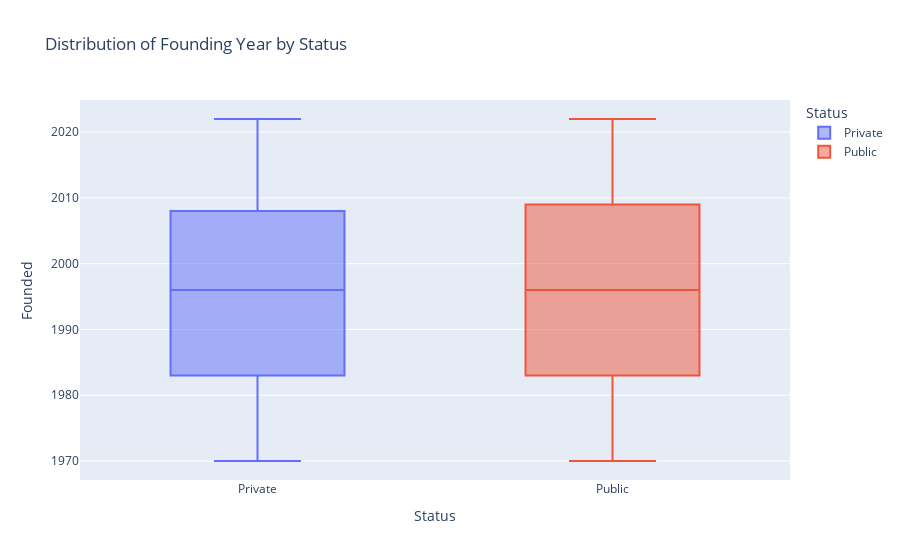

The notebook cell saved with this chart:
### Markdown cell above
It is evident from the dataset that the number of public candidates is significantly higher than the number of private candidates, indicating a bias towards the public acndidates. Specifically, the dataset contains around 1,200 public candidates and only approximately 800 private candidates.

It is important to note that such a bias can potentially impact the performance of machine learning models trained on this dataset. This is particularly true if the dataset is used to predict outcomes or make decisions that may be influenced by status.

Let's find out how the status is affecting the other features.

### Code cell
# Create a box plot of Founding Year by Status
status_Founding_Year_boxplot = px.box(df, x='Status', y='Founded', color='Status', title='Distribution of Founding Year by Status')

# Display the plot
status_Founding_Year_boxplot.show()

### Figure 1 — Plotly figure (JSON) as saved in the notebook; plotly's stock layout.template omitted (floating-point values rounded to 4 significant figures; data arrays with more than 128 entries replaced by an {"elided": "..."} marker saying what was removed)
{"data": [{"alignmentgroup": "True", "hovertemplate": "Status=%{x}<br>Founded=%{y}<extra></extra>", "legendgroup": "Private", "marker": {"color": "#636efa"}, "name": "Private", "notched": false, "offsetgroup": "Private", "orientation": "v", "showlegend": true, "type": "box", "x": {"elided": "814 str values"}, "x0": " ", "xaxis": "x", "y": {"elided": "814 int values"}, "y0": " ", "yaxis": "y"}, {"alignmentgroup": "True", "hovertemplate": "Status=%{x}<br>Founded=%{y}<extra></extra>", "legendgroup": "Public", "marker": {"color": "#EF553B"}, "name": "Public", "notched": false, "offsetgroup": "Public", "orientation": "v", "showlegend": true, "type": "box", "x": {"elided": "1186 str values"}, "x0": " ", "xaxis": "x", "y": {"elided": "1186 int values"}, "y0": " ", "yaxis": "y"}], "layout": {"autosize": true, "boxmode": "overlay", "legend": {"title": {"text": "Status"}, "tracegroupgap": 0}, "title": {"text": "Distribution of Founding Year by Status"}, "xaxis": {"anchor": "y", "autorange": true, "categoryarray": ["Private", "Public"], "categoryorder": "array", "domain": [0, 1], "range": [-0.5, 1.5], "title": {"text": "Status"}, "type": "category"}, "yaxis": {"anchor": "x", "autorange": true, "domain": [0, 1], "range": [1967.0, 2025.0], "title": {"text": "Founded"}, "type": "linear"}}}
